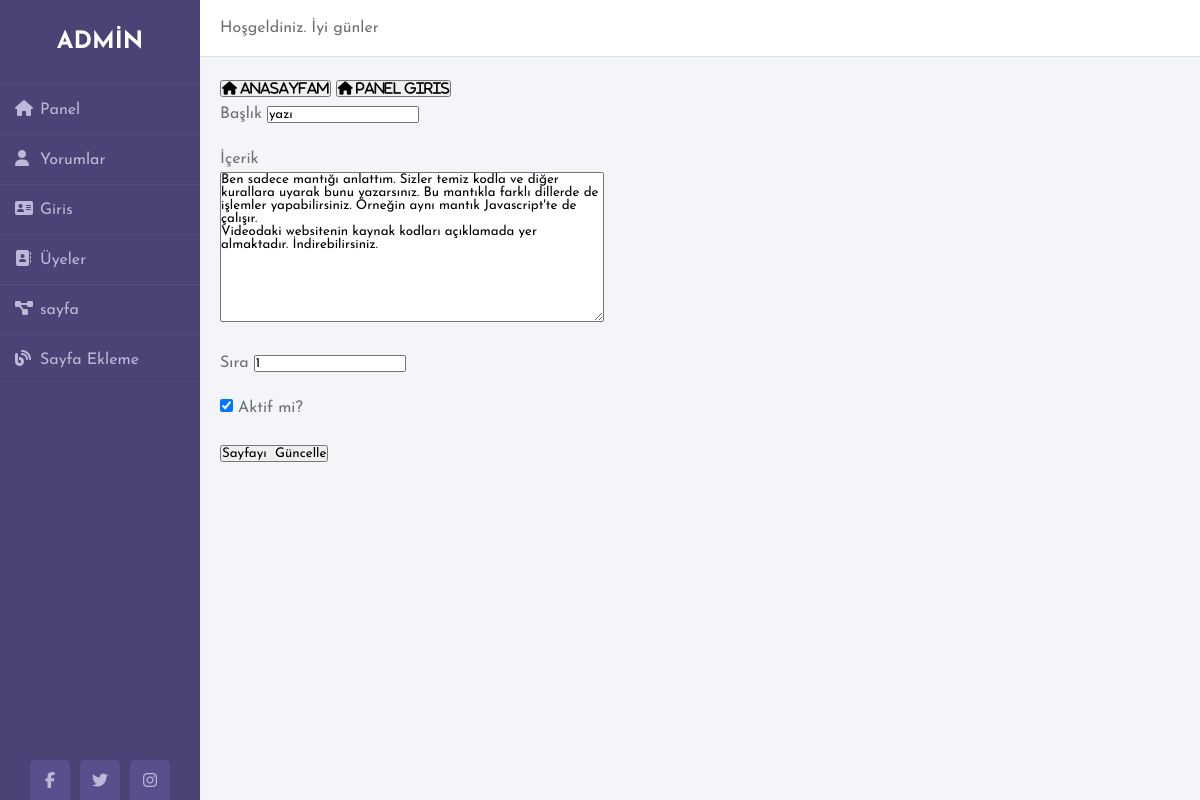
The page /admin/sayfaduzenle.php?id=2 on the database its author committed.
### tables this page shows
CREATE TABLE IF NOT EXISTS `sayfalar` (
  `id` int(11) NOT NULL AUTO_INCREMENT,
  `baslik` varchar(500) NOT NULL,
  `sira` varchar(50) NOT NULL,
  `aktif` varchar(30) NOT NULL,
  `icerik` varchar(1500) NOT NULL,
  PRIMARY KEY (`id`)
);

### admin/sayfaduzenle.php (the view, shortened to what this page needs)
<?php
require_once '../db.php';
$sayfa = $conn->prepare("SELECT * FROM sayfalar WHERE id = ?");
$sayfa->execute([$_GET['id']]);
$sayfa = $sayfa->fetchAll()[0];
?>
<!doctype html>
<html>
  <head>
    <link rel="stylesheet" href="css/panel.css">
  </head>
  <body>
    <div class="wrapper">
      <div class="sidebar">
        <h2>ADMİN</h2>
        <ul>
          <li><a href="panel.php"><i class="fas fa-home"></i>Panel</a></li>
          <li><a href="yorum.php"><i class="fas fa-user"></i>Yorumlar</a></li>
          <li><a href="sidebar.php"><i class="fas fa-address-card"></i>Giris</a></li>
          <li><a href="uye.php"><i class="fas fa-address-book"></i>Üyeler</a></li>
          <li><a href="sayfa.php"><i class="fas fa-project-diagram"></i>sayfa</a></li>
          <li><a href="sayfaekle.php"><i class="fas fa-blog"></i>Sayfa Ekleme</a></li>
        </ul>
        <div class="social_media">
          <a href="#"><i class="fab fa-facebook-f"></i></a>
          <a href="#"><i class="fab fa-twitter"></i></a>
          <a href="#"><i class="fab fa-instagram"></i></a>
        </div>
      </div>
      <div class="main_content">
        <div class="header">Hoşgeldiniz. İyi günler</div>
        <div class="info">
          <div>
          <button class="fas fa-home" onclick="location.href='../index.php'"> anasayfam</button>
            <button class="fas fa-home" onclick="location.href='sidebar.php'"> panel Giris</button>
            <div class="card mb-3">
              <div class="card-body">
                <form method="post" enctype="multipart/form-data">
                  <div class="form-group">
                    <label>Başlık</label>
                    <input required type="text" class="form-control" name="baslik" value="<?php echo $sayfa['baslik']; ?>">
                  </div>
                  <label for="icerik">İçerik</label>
                  <div class="form-group">
                    <textarea name="icerik" id="icerik" style="width: 40%; height: 150px;"><?php echo $sayfa['icerik']; ?></textarea>
                  </div>
                  <div class="form-group">
                    <label>Sıra</label>
                    <input required type="text" class="form-control" name="sira" value="<?php echo $sayfa['sira']; ?>">
                  </div>
                  <div class="form-check">
                    <input type="checkbox" class="form-check-input" name="aktif" id="aktif" <?php if ($sayfa['aktif'] == true) { echo "checked"; } ?>>
                    <label class="form-check-label" for="aktif">Aktif mi?</label>
                  </div>
                  <div class="form-group">
                    <input type="submit" value="Sayfayı  Güncelle" />
                  </div>
                </form>
              </div>
            </div>
          </div>
        </div>
      </div>
    </div>
  </body>
</html>

### admin/css/panel.css (style rules this page uses)
* { margin: 0; padding: 0; box-sizing: border-box; list-style: none; text-decoration: none; font-family: 'Josefin Sans', sans-serif; }
body { background-color: #f3f5f9; }
.wrapper { display: flex ; position:relative; }
.wrapper .sidebar { width: 200px; height: 100%; background: #4b4276; padding: 30px 0px; position: fixed; }
.wrapper .sidebar h2 { color: #fff; text-transform: uppercase; text-align: center; margin-bottom: 30px; }
.wrapper .sidebar ul li { padding: 15px; border-bottom: 1px solid #bdb8d7; border-bottom: 1px solid rgba(0,0,0,0.05); border-top: 1px solid rgba(255,255,255,0.05); }
.wrapper .sidebar ul li a { color: #bdb8d7; display: block; }
.wrapper .sidebar ul li a .fas { width: 25px; }
.wrapper .sidebar .social_media { position: absolute; bottom: 0; left: 50%; transform: translateX(-50%); display: flex; }
.wrapper .sidebar .social_media a { display: block; width: 40px; background: #594f8d; height: 40px; line-height: 45px; text-align: center; margin: 0 5px; color: #bdb8d7; border-top-left-radius: 5px; border-top-right-radius: 5px; }
.wrapper .main_content { width: 100%; margin-left: 200px; }
.wrapper .main_content .header { padding: 20px; background: #fff; color: #717171; border-bottom: 1px solid #e0e4e8; }
.wrapper .main_content .info { margin: 20px; color: #717171; line-height: 25px; }
.wrapper .main_content .info div { margin-bottom: 20px; }

### rows shown on the page
sayfalar: baslik "yazı", icerik "Ben sadece mantığı anlattım. Sizler temiz kodla ve diğer kurallara uyarak bunu yazarsınız. Bu mantıkla farklı dillerde de işlemler yapabilirsiniz. Örneğin aynı mantık Javascript'te de çalışır. Videodaki websitenin kaynak kodları açıklamada yer almaktadır. İndirebilirsiniz.", sira "1", aktif "☑"
